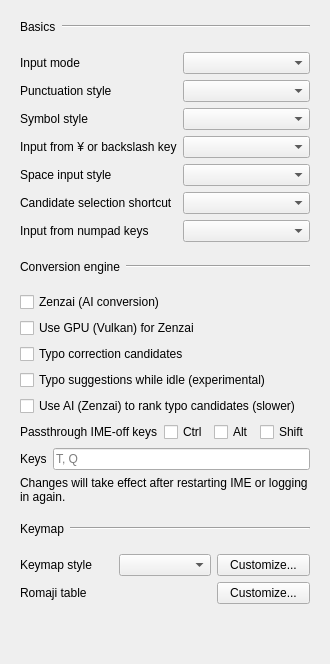
       <widget class="QWidget" name="basicTab">
        <attribute name="title">
         <string>General</string>
        </attribute>
        <layout class="QVBoxLayout" name="basicTabLayout">
         <property name="spacing">
          <number>0</number>
         </property>
         <item>
          <widget class="QFrame" name="basicsHeader">
           <property name="frameShape">
            <enum>QFrame::Shape::NoFrame</enum>
           </property>
           <property name="class" stdset="0">
            <string>setting-group-header</string>
           </property>
           <layout class="QHBoxLayout" name="horizontalLayout">
            <item>
             <widget class="QLabel" name="basicsLabel">
              <property name="text">
               <string>Basics</string>
              </property>
             </widget>
            </item>
            <item>
             <widget class="Line" name="basicsLine">
              <property name="sizePolicy">
               <sizepolicy hsizetype="MinimumExpanding" vsizetype="Fixed">
                <horstretch>0</horstretch>
                <verstretch>0</verstretch>
               </sizepolicy>
              </property>
              <property name="orientation">
               <enum>Qt::Orientation::Horizontal</enum>
              </property>
              <property name="class" stdset="0">
               <string>setting-group-line</string>
              </property>
             </widget>
            </item>
           </layout>
          </widget>
         </item>
         <item>
          <widget class="QFrame" name="basicsGroup">
           <property name="frameShape">
            <enum>QFrame::Shape::NoFrame</enum>
           </property>
           <property name="class" stdset="0">
            <string>setting-group-layout</string>
           </property>
           <layout class="QGridLayout" name="gridLayout">
            <item row="0" column="1">
             <widget class="QComboBox" name="inputModeComboBox"/>
            </item>
            <item row="1" column="1">
             <widget class="QComboBox" name="punctuationsSettingComboBox"/>
            </item>
            <item row="2" column="1">
             <widget class="QComboBox" name="symbolsSettingComboBox">
              <property name="enabled">
               <bool>true</bool>
              </property>
             </widget>
            </item>
            <item row="4" column="1">
             <widget class="QComboBox" name="spaceCharacterFormComboBox">
              <property name="enabled">
               <bool>true</bool>
              </property>
             </widget>
            </item>
            <item row="0" column="0">
             <widget class="QLabel" name="inputModeLabel">
              <property name="text">
               <string>Input mode</string>
              </property>
             </widget>
            </item>
            <item row="1" column="0">
             <widget class="QLabel" name="PunctuationsSettingLabel">
              <property name="text">
               <string>Punctuation style</string>
              </property>
             </widget>
            </item>
            <item row="2" column="0">
             <widget class="QLabel" name="symbolsSettingLabel">
              <property name="text">
               <string>Symbol style</string>
              </property>
             </widget>
            </item>
            <item row="4" column="0">
             <widget class="QLabel" name="spaceInputSettingLabel">
              <property name="text">
               <string>Space input style</string>
              </property>
             </widget>
            </item>
            <item row="5" column="1">
             <widget class="QComboBox" name="selectionShortcutModeComboBox"/>
            </item>
            <item row="5" column="0">
             <widget class="QLabel" name="selectionShortcutModeLabel">
              <property name="text">
               <string>Candidate selection shortcut</string>
              </property>
             </widget>
            </item>
            <item row="6" column="0">
             <widget class="QLabel" name="numpadCharacterFormLabel">
              <property name="text">
               <string>Input from numpad keys</string>
              </property>
             </widget>
            </item>
            <item row="6" column="1">
             <widget class="QComboBox" name="numpadCharacterFormComboBox"/>
            </item>
            <item row="3" column="0">
             <widget class="QLabel" name="yenSignLabel">
              <property name="text">
               <string>Input from ¥ or backslash key</string>
              </property>
             </widget>
            </item>
            <item row="3" column="1">
             <widget class="QComboBox" name="yenSignComboBox"/>
            </item>
           </layout>
          </widget>
         </item>
         <item>
          <widget class="QWidget" name="zenzaiEnabledWidget" native="true">
           <layout class="QVBoxLayout" name="verticalLayout_8">
            <property name="spacing">
             <number>0</number>
            </property>
            <property name="leftMargin">
             <number>0</number>
            </property>
            <property name="topMargin">
             <number>0</number>
            </property>
            <property name="rightMargin">
             <number>0</number>
            </property>
            <property name="bottomMargin">
             <number>0</number>
            </property>
            <item>
             <widget class="QFrame" name="zenzaiEnabledHeader">
              <property name="frameShape">
               <enum>QFrame::Shape::NoFrame</enum>
              </property>
              <property name="class" stdset="0">
               <string>setting-group-header</string>
              </property>
              <layout class="QHBoxLayout" name="horizontalLayout_25">
               <item>
                <widget class="QLabel" name="zenzaiEnabledLabel">
                 <property name="text">
                  <string>Conversion engine</string>
                 </property>
                </widget>
               </item>
               <item>
                <widget class="Line" name="zenzaiEnabledLine">
                 <property name="sizePolicy">
                  <sizepolicy hsizetype="MinimumExpanding" vsizetype="Fixed">
                   <horstretch>0</horstretch>
                   <verstretch>0</verstretch>
                  </sizepolicy>
                 </property>
                 <property name="orientation">
                  <enum>Qt::Orientation::Horizontal</enum>
                 </property>
                 <property name="class" stdset="0">
                  <string>setting-group-line</string>
                 </property>
                </widget>
               </item>
              </layout>
             </widget>
            </item>
            <item>
             <widget class="QFrame" name="zenzaiEnabledGroup">
              <property name="frameShape">
               <enum>QFrame::Shape::NoFrame</enum>
              </property>
              <property name="class" stdset="0">
               <string>setting-group-layout</string>
              </property>
              <layout class="QVBoxLayout" name="verticalLayout_9">
               <item>
                <widget class="QCheckBox" name="zenzaiEnabledCheckBox">
                 <property name="text">
                  <string>Zenzai (AI conversion)</string>
                 </property>
                </widget>
               </item>
               <item>
                <widget class="QCheckBox" name="zenzaiUseGpuCheckBox">
                 <property name="text">
                  <string>Use GPU (Vulkan) for Zenzai</string>
                 </property>
                </widget>
               </item>
               <item>
                <widget class="QCheckBox" name="typoCorrectionCheckBox">
                 <property name="text">
                  <string>Typo correction candidates</string>
                 </property>
                </widget>
               </item>
               <item>
                <widget class="QCheckBox" name="idleResuggestCheckBox">
                 <property name="text">
                  <string>Typo suggestions while idle (experimental)</string>
                 </property>
                </widget>
               </item>
               <item>
                <widget class="QCheckBox" name="typoCorrectionUseAiCheckBox">
                 <property name="text">
                  <string>Use AI (Zenzai) to rank typo candidates (slower)</string>
                 </property>
                </widget>
               </item>
               <item>
                <layout class="QHBoxLayout" name="passthroughImeOffModifiersLayout">
                 <item>
                  <widget class="QLabel" name="passthroughImeOffModifiersLabel">
                   <property name="text">
                    <string>Passthrough IME-off keys</string>
                   </property>
                  </widget>
                 </item>
                 <item>
                  <widget class="QCheckBox" name="passthroughImeOffCtrlCheckBox">
                   <property name="text">
                    <string>Ctrl</string>
                   </property>
                  </widget>
                 </item>
                 <item>
                  <widget class="QCheckBox" name="passthroughImeOffAltCheckBox">
                   <property name="text">
                    <string>Alt</string>
                   </property>
                  </widget>
                 </item>
                 <item>
                  <widget class="QCheckBox" name="passthroughImeOffShiftCheckBox">
                   <property name="text">
                    <string>Shift</string>
                   </property>
                  </widget>
                 </item>
                </layout>
               </item>
               <item>
                <layout class="QHBoxLayout" name="passthroughImeOffKeysLayout">
                 <item>
                  <widget class="QLabel" name="passthroughImeOffKeysLabel">
                   <property name="text">
                    <string>Keys</string>
                   </property>
                  </widget>
                 </item>
                 <item>
                  <widget class="QLineEdit" name="passthroughImeOffKeysLineEdit">
                   <property name="toolTip">
                    <string>Letters or digits separated by space or comma. Leave empty to disable.</string>
                   </property>
                   <property name="placeholderText">
                    <string>T, Q</string>
                   </property>
                  </widget>
                 </item>
                </layout>
               </item>
               <item>
                <widget class="QLabel" name="zenzaiEnabledMessage">
                 <property name="text">
                  <string>Changes will take effect after restarting IME or logging in again.</string>
                 </property>
                 <property name="wordWrap">
                  <bool>true</bool>
                 </property>
                </widget>
               </item>
              </layout>
             </widget>
            </item>
           </layout>
          </widget>
         </item>
         <item>
          <widget class="QFrame" name="keymapHeader">
           <property name="frameShape">
            <enum>QFrame::Shape::NoFrame</enum>
           </property>
           <property name="class" stdset="0">
            <string>setting-group-header</string>
           </property>
           <layout class="QHBoxLayout" name="horizontalLayout_11">
            <item>
             <widget class="QLabel" name="label_4">
              <property name="text">
               <string>Keymap</string>
              </property>
             </widget>
            </item>
            <item>
             <widget class="Line" name="line_3">
              <property name="sizePolicy">
               <sizepolicy hsizetype="MinimumExpanding" vsizetype="Fixed">
                <horstretch>0</horstretch>
                <verstretch>0</verstretch>
               </sizepolicy>
              </property>
              <property name="orientation">
               <enum>Qt::Orientation::Horizontal</enum>
              </property>
              <property name="class" stdset="0">
               <string>setting-group-line</string>
              </property>
             </widget>
            </item>
           </layout>
          </widget>
         </item>
         <item>
          <widget class="QFrame" name="keymapGroup">
           <property name="frameShape">
            <enum>QFrame::Shape::NoFrame</enum>
           </property>
           <property name="class" stdset="0">
            <string>setting-group-layout</string>
           </property>
           <layout class="QGridLayout" name="gridLayout_2">
            <item row="0" column="1">
             <widget class="QComboBox" name="keymapSettingComboBox"/>
            </item>
            <item row="0" column="0">
             <widget class="QLabel" name="keymapSettingLabel">
              <property name="text">
               <string>Keymap style</string>
              </property>
             </widget>
            </item>
            <item row="0" column="2">
             <widget class="QPushButton" name="editKeymapButton">
              <property name="text">
               <string>Customize...</string>
              </property>
             </widget>
            </item>
            <item row="1" column="2">
             <widget class="QPushButton" name="editRomanTableButton">
              <property name="text">
               <string>Customize...</string>
              </property>
             </widget>
            </item>
            <item row="1" column="0">
             <widget class="QLabel" name="label_11">
              <property name="text">
               <string>Romaji table</string>
              </property>
             </widget>
            </item>
           </layout>
          </widget>
         </item>
         <item>
          <spacer name="basicTabBottomSpacer">
           <property name="orientation">
            <enum>Qt::Orientation::Vertical</enum>
           </property>
           <property name="sizeHint" stdset="0">
            <size>
             <width>20</width>
             <height>40</height>
            </size>
           </property>
          </spacer>
         </item>
        </layout>
       </widget>
